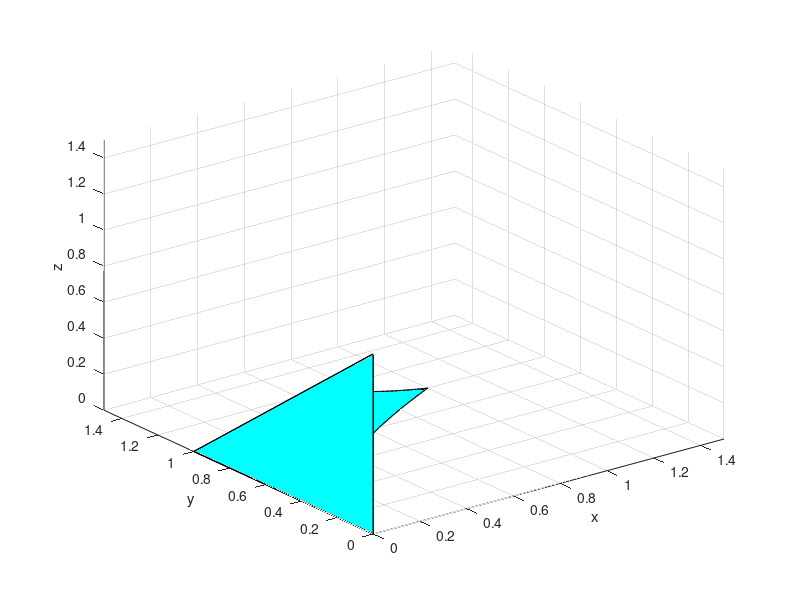

Source code (MATLAB):
hold on;
grid on;
rotate3d on;
xlabel('x');
ylabel('y');
zlabel('z');

xlim([0 1.5]);
ylim([0 1.5]);
zlim([0 1.5]);

t = 0:0.01:1;

x1 = t;
y1 = sqrt(t);
z1 = zeros(1, 101);
x1 = [x1 0];
y1 = [y1 1];
z1 = [z1 0];

x2 = t;
y2 = sqrt(t);
z2 = 1 - sqrt(t);
x2 = [x2 0];
y2 = [y2 1];
z2 = [z2 0];

x3 = [0 0 0];
y3 = [0 1 0];
z3 = [0 0 1];

x4 = t;
y4 = sqrt(x4);
c1 = zeros(1, 101);
c2 = 1 - sqrt(x4);

curve1 = [x4; y4; c1];
curve2 = [x4; y4; c2];
X=[curve1(1, :), fliplr(curve2(1, :))];
Y=[curve1(2, :), fliplr(curve2(2, :))];
Z=[curve1(3, :), fliplr(curve2(3, :))];

fill3(x1, y1, z1, 'c');
fill3(x2, y2, z2, 'c');
fill3(x3, y3, z3, 'c');
fill3(X, Y, Z, 'c');

hold off;